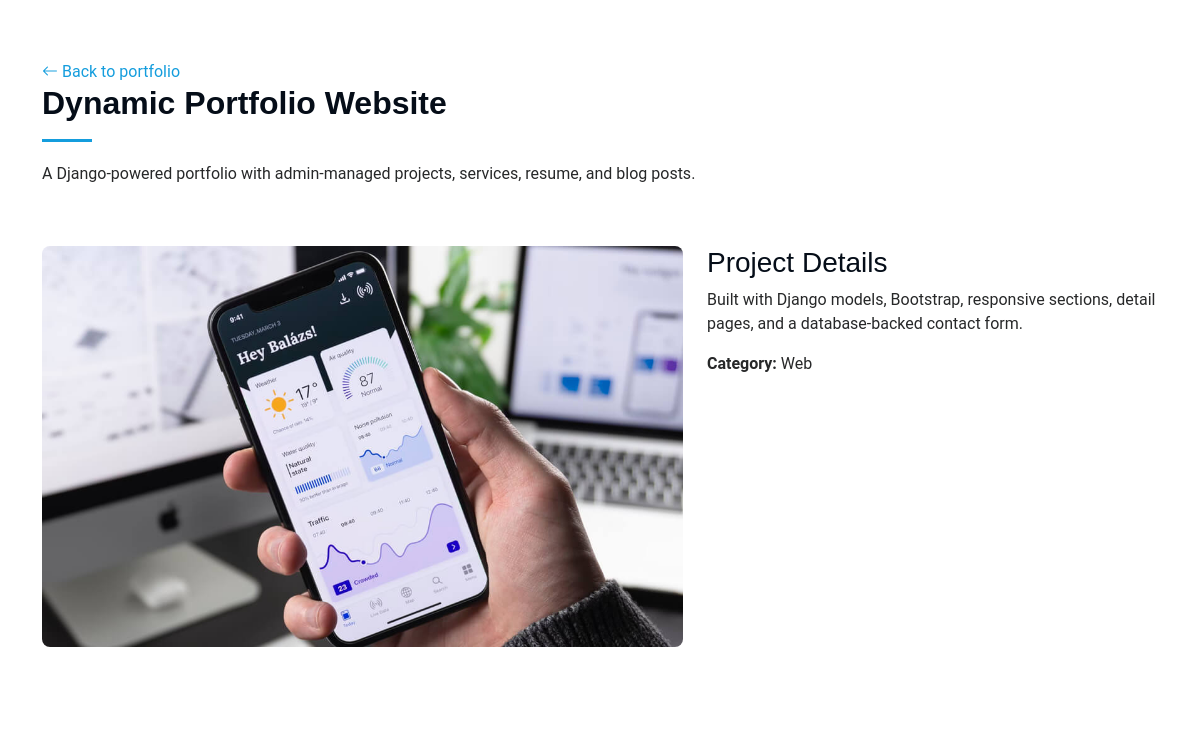
Screenshot of /projects/dynamic-portfolio-website/ with the database file from the repository.
### myportifolio/models.py (models this page shows, shortened)
class TimestampedModel(models.Model):
    created_at = models.DateTimeField(auto_now_add=True)
    updated_at = models.DateTimeField(auto_now=True)
    class Meta:
        abstract = True

class Project(TimestampedModel):
    CATEGORY_CHOICES = [
        ("app", "App"),
        ("web", "Web"),
        ("branding", "Branding"),
        ("product", "Product"),
        ("other", "Other"),
    ]
    title = models.CharField(max_length=140)
    slug = models.SlugField(max_length=160, unique=True, blank=True)
    category = models.CharField(max_length=30, choices=CATEGORY_CHOICES, default="web")
    short_description = models.CharField(max_length=255)
    description = models.TextField(blank=True)
    image = models.CharField(max_length=255, default="assets/img/portfolio/app-1.jpg")
    project_url = models.URLField(blank=True)
    source_url = models.URLField(blank=True)
    is_featured = models.BooleanField(default=False)
    order = models.PositiveIntegerField(default=0)
    class Meta:
        ordering = ["order", "title"]

### myportifolio/views.py (the view)
# urls.py: path("projects/<slug:slug>/", views.project_detail, name="project_detail"),
def project_detail(request, slug):
    project = get_object_or_404(Project, slug=slug)
    return render(
        request,
        "project_detail.html",
        {"profile": _site_profile(), "project": project},
    )

### myportifolio/views.py (called while the page is built, shortened)
def _site_profile():
    profile = SiteProfile.objects.order_by("-updated_at").first()
    if profile:
        return profile

### myportifolio/templates/project_detail.html (shortened to what this page needs)
{% load static %}
<!DOCTYPE html>
<html lang="en">
<head>
  <link href="{% static 'assets/vendor/bootstrap/css/bootstrap.min.css' %}" rel="stylesheet">
  <link href="{% static 'assets/vendor/bootstrap-icons/bootstrap-icons.css' %}" rel="stylesheet">
  <link href="{% static 'assets/css/main.css' %}" rel="stylesheet">
</head>
<body>
  <main class="main">
    <section class="section">
      <div class="container section-title">
        <p><a href="{% url 'index' %}#portfolio"><i class="bi bi-arrow-left"></i> Back to portfolio</a></p>
        <h2>{{ project.title }}</h2>
        <p>{{ project.short_description }}</p>
      </div>
      <div class="container">
        <div class="row gy-4 align-items-start">
          <div class="col-lg-7">
            <img src="{% static project.image %}" class="project-image" alt="{{ project.title }}">
          </div>
          <div class="col-lg-5">
            <h3>Project Details</h3>
            <p>{{ project.description|linebreaksbr }}</p>
            <p><strong>Category:</strong> {{ project.get_category_display }}</p>
          </div>
        </div>
      </div>
    </section>
  </main>
</body>
</html>

### myportifolio/static/assets/css/main.css (style rules this page uses)
:root { --default-font: "Roboto", system-ui, -apple-system, "Segoe UI", Roboto, "Helvetica Neue", Arial, "Noto Sans", "Liberation Sans", sans-serif, "Apple Color Emoji", "Segoe UI Emoji", "Segoe UI Symbol", "Noto Color Emoji"; --heading-font: "Raleway", sans-serif; --nav-font: "Poppins", sans-serif; }
:root { --background-color: #ffffff; --default-color: #272829; --heading-color: #050d18; --accent-color: #149ddd; --surface-color: #ffffff; --contrast-color: #ffffff; }
:root { --nav-color: #a8a9b4; --nav-hover-color: #ffffff; --nav-mobile-background-color: #040b14; --nav-dropdown-background-color: #040b14; --nav-dropdown-color: #a8a9b4; --nav-dropdown-hover-color: #ffffff; }
:root { scroll-behavior: smooth; }
body { color: var(--default-color); background-color: var(--background-color); font-family: var(--default-font); }
a { color: var(--accent-color); text-decoration: none; transition: 0.3s; }
h1, h2, h3, h4, h5, h6 { color: var(--heading-color); font-family: var(--heading-font); }
section, .section { color: var(--default-color); background-color: var(--background-color); padding: 60px 0; overflow: clip; }
.section-title { padding-bottom: 60px; position: relative; }
.section-title h2 { font-size: 32px; font-weight: 700; margin-bottom: 20px; padding-bottom: 20px; position: relative; }
.section-title h2:after { content: ""; position: absolute; display: block; width: 50px; height: 3px; background: var(--accent-color); left: 0; bottom: 0; }
.section-title p { margin-bottom: 0; }

### myportifolio/templates/project_detail.html (style rules this page uses)
.project-image { border-radius:8px;aspect-ratio:16/10;object-fit:cover;width:100%; }

### rows the page displays
Project: title "Dynamic Portfolio Website", short_description "A Django-powered portfolio with admin-managed projects, services, resume, and blog posts.", image (picture), description "Built with Django models, Bootstrap, responsive sections, detail pages, and a database-backed contact form.", category "Web"
